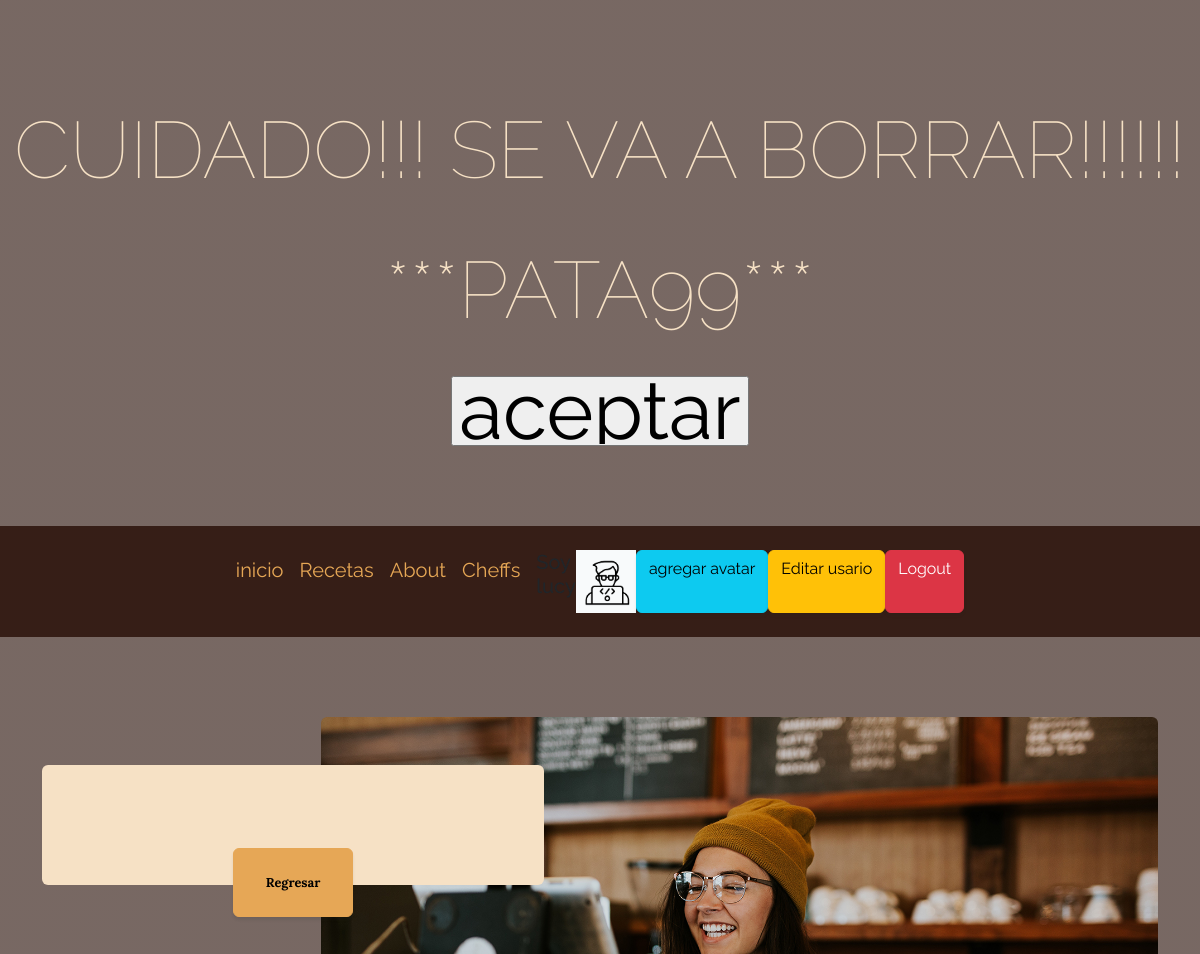
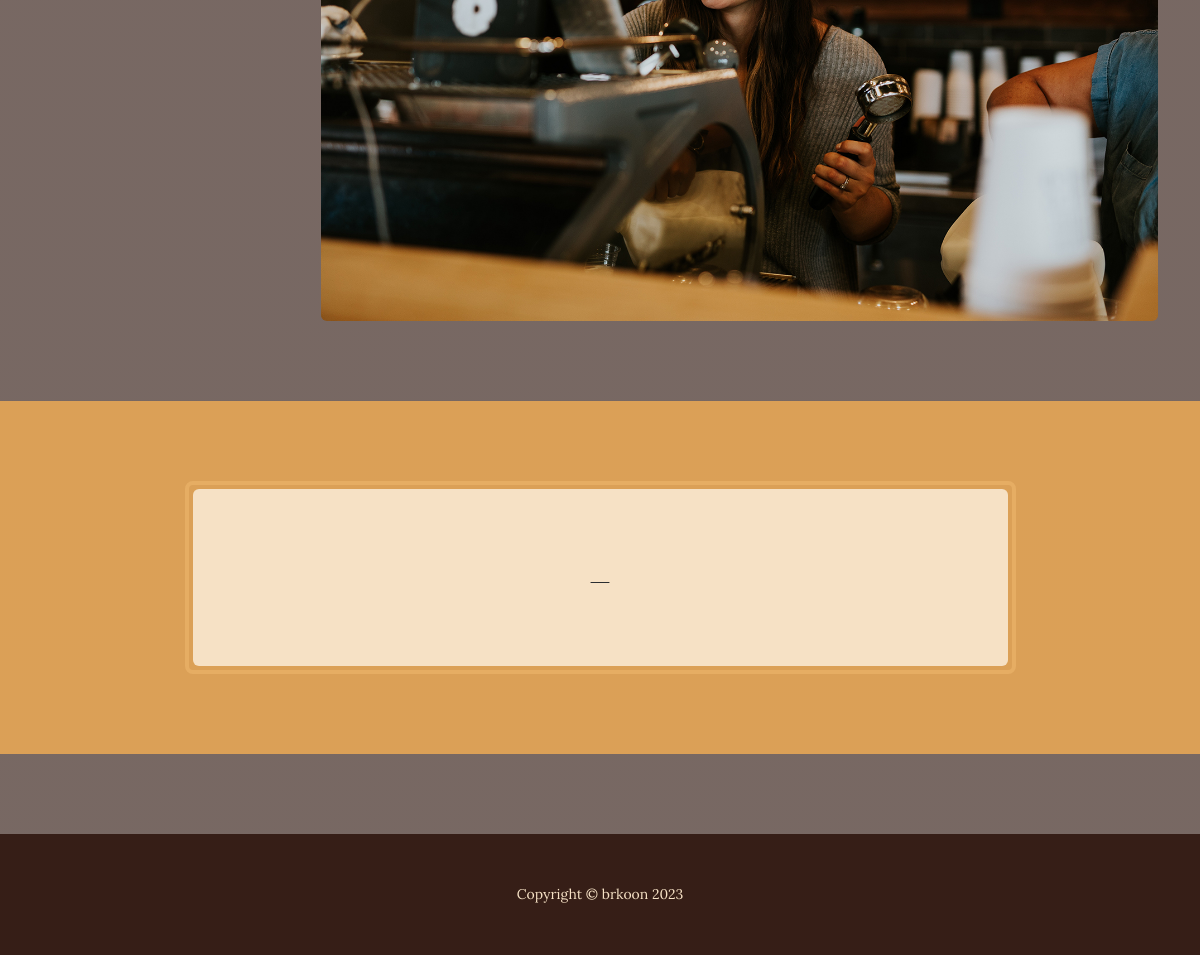
The page /AppRecetas/cheff/borrar/1/ (signed in) on the database its author committed (2 pictures, top to bottom).
### AppRecetas/models.py (models this page shows, shortened)
class Cheff(models.Model):
    nombreUsr = models.CharField(max_length=20)
    emailUsr = models.EmailField()
    telfonoUsr = models.IntegerField()
    ciudad = models.CharField(max_length=20)
    edad = models.IntegerField()
    tipoDeCocina = models.CharField(max_length=20)

class Avatar(models.Model):
    usuario = models.ForeignKey(User, on_delete=models.CASCADE)
    image = models.ImageField(upload_to= "avatares", null=True)

### AppRecetas/views.py (the view)
# urls.py: path("cheff/borrar/<int:pk>/", BorrarCheff.as_view(), name="borrarCheff"),
class BorrarCheff(LoginRequiredMixin, DeleteView):
  model = Cheff
  success_url = "/AppRecetas/cheff/list"

### AppRecetas/templates/AppRecetas/cheff_confirm_delete.html (shortened to what this page needs)
{% extends "AppRecetas/base.html" %}
{% block  titulo %}
<form action="" method="POST">  {% csrf_token %}
   <p> Cuidado!!!  Se va a borrar!!!!!! <br> ***{{cheff.nombreUsr}}*** </p>
    <input type="submit" value="aceptar">
</form>
{% endblock  %}

### AppRecetas/templates/AppRecetas/base.html (shortened to what this page needs)
<!DOCTYPE html>
<html lang="en">
    <head>
        {% load static  %}
        <link href="{% static 'AppRecetas/css/styles.css'%}" rel="stylesheet" />
    </head>
    <body>
        <header>
            <h1 class="site-heading text-center text-faded d-none d-lg-block">
                <span class="site-heading-lower">
                    {% block  titulo %}
                     {% endblock %}
                </span>
            </h1>
        </header>
        <nav class="navbar navbar-expand-lg navbar-dark py-lg-4" id="mainNav">
            <div class="container">
                <div class="collapse navbar-collapse" id="navbarSupportedContent">
                    <ul class="navbar-nav mx-auto">
                        <a class="navbar-brand" href="{% url 'Inicio' %}">inicio</a>
                <a class="navbar-brand" href="{% url 'RecetasMain' %}">Recetas</a>
                <a class="navbar-brand" href="{% url 'About' %}">About</a>
                {% if request.user.is_authenticated  %}
                <a class="navbar-brand" href="{% url 'listaCheff' %}">Cheffs</a>
                <br>
                <br>
                {% endif %}
                {% if request.user.is_authenticated  %}
                <p> <h5>
                    Soy <br> {{user.username}}
                </h5>  </p>
                {% with user.avatar_set.first as  miPrimerAvatar %}
                {% if miPrimerAvatar  %}
                <img src="{{miPrimerAvatar.image.url}}" alt=" NO EXITE AVATAR", style="max-width: 60px;">
                {% endif %}
                {% endwith %}
                <a class="btn btn-info" href="{% url 'AddAvatar' %}">agregar avatar</a>
                <a class="btn btn-warning" href="{% url 'EditUsr' %}">Editar usario</a>
                <a class="btn btn-danger" href="{% url 'Logout' %}">Logout</a>
                {% else %}
                <a class="btn btn-success" href="{% url 'Login' %}">Login</a>
                <a class="btn btn-primary" href="{% url 'Register' %}">Registrarse</a>
                {% endif %}
                    </ul>
                </div>
            </div>
        </nav>
        <section class="page-section clearfix">
            <div class="container">
                <div class="intro">
                    <img class="intro-img img-fluid mb-3 mb-lg-0 rounded" src="{% static 'AppRecetas/assets/img/intro.jpg' %}" alt="..." />
                    <div class="intro-text left-0 text-center bg-faded p-5 rounded">
                        <div class="intro-button mx-auto"><a class="btn btn-primary btn-xl" href="{% url 'Inicio' %}">Regresar</a></div>
                    </div>
                </div>
            </div>
        </section>
        <section class="page-section cta">
            <div class="container">
                <div class="row">
                    <div class="col-xl-9 mx-auto">
                        <div class="cta-inner bg-faded text-center rounded">
                            <h2 class="section-heading mb-4">
                                <span class="section-heading-lower">_</span>
                            </h2>
                        </div>
                    </div>
                </div>
            </div>
        </section>
        <footer class="footer text-faded text-center py-5">
            <div class="container"><p class="m-0 small">Copyright &copy; brkoon  2023</p></div>
        </footer>
    </body>
</html>

### rows shown on the page
Cheff: nombreUsr "PATA99"
Avatar: image (picture)
